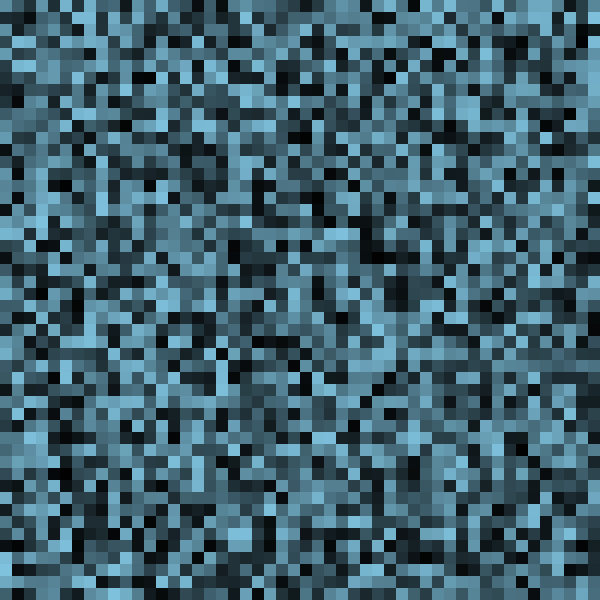
Frame 1 (no input)
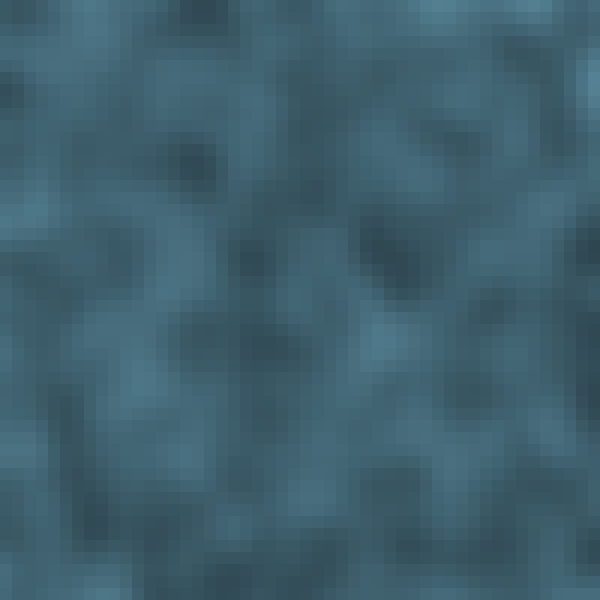
Frame 60 (no input)
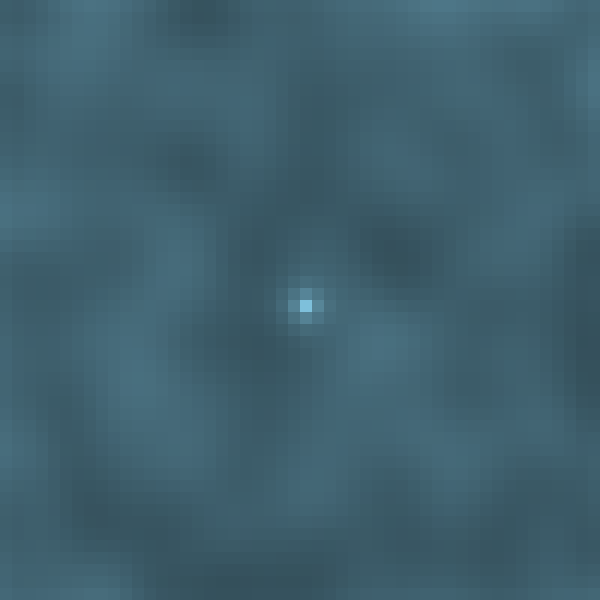
Frame 120 (the mouse pressed at the canvas centre since frame 60)

The p5.js sketch that drew these frames (run headless with seeded random() and noise() and a simulated clock; from frame 60 on, the mouse is pressed at the canvas centre):

// p5.js sketch
// ── sketch.js
function setup() {
    createCanvas(600,600)

    spread = 40
    createP("Spread:")
    spreadSlider = createSlider(0,45, 10).size(600)
    gridSize = 12
    gridW = width/gridSize
    gridH = height/gridSize
    grid = []
    for (x=0; x<gridW; x++) {
        grid.push([])
        for (y=0; y<gridH; y++) {
            grid[x].push( random(0,255) )
        }
    }
}

function draw() {
    spread = 50-spreadSlider.value()

    if (mouseIsPressed) {
        x = floor(mouseX/gridSize)
        y = floor(mouseY/gridSize)
        if (x < 0 || y < 0 || x > gridW-1 || y > gridW-1) {
            console.log("Invalid pos")
        } else {
            if (mouseButton == LEFT) {
                grid[x][y] += 1500
            } else if (mouseButton == RIGHT) {
                grid[x][y] -= 1500
            }
            if (grid[x][y] > 255) {
                grid[x][y] = 255
            }
            if (grid[x][y] < 0) {
                grid[x][y] = 0
            }
        }
    }

    background(150)

    //Draw pressure
    noStroke()
    for (x=0; x<gridW; x++) {
        for (y=0; y<gridH; y++) {
            temp = grid[x][y]/spread
            if (x > 0) {
                grid[x-1][y] += temp
                grid[x][y] -= temp
            }
            if (x < gridW-1) {
                grid[x+1][y] += temp
                grid[x][y] -= temp
            }
            if (y > 0) {
                grid[x][y-1] += temp
                grid[x][y] -= temp
            }
            if (y < gridH-1) {
                grid[x][y+1] += temp
                grid[x][y] -= temp
            }
            // Sky is (supposedly) 52.9% red, 80.8% green and 92.2% blue
            r = grid[x][y] * 0.529
            g = grid[x][y] * 0.808
            b = grid[x][y] * 0.922
            fill(r,g,b)
            rect(x*gridSize,y*gridSize, gridSize,gridSize)
        }
    }
}
